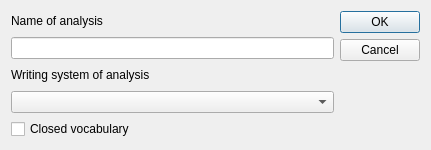
<?xml version="1.0" encoding="UTF-8"?>
<ui version="4.0">
 <class>SyntacticAnalysisOptionsDialog</class>
 <widget class="QDialog" name="SyntacticAnalysisOptionsDialog">
  <property name="geometry">
   <rect>
    <x>0</x>
    <y>0</y>
    <width>431</width>
    <height>150</height>
   </rect>
  </property>
  <property name="windowTitle">
   <string>Create Syntactic Analysis</string>
  </property>
  <layout class="QVBoxLayout" name="verticalLayout">
   <item>
    <layout class="QHBoxLayout" name="horizontalLayout">
     <item>
      <layout class="QVBoxLayout" name="verticalLayout_2">
       <item>
        <widget class="QLabel" name="label">
         <property name="text">
          <string>Name of analysis</string>
         </property>
        </widget>
       </item>
       <item>
        <widget class="QLineEdit" name="name"/>
       </item>
       <item>
        <widget class="QLabel" name="label_2">
         <property name="text">
          <string>Writing system of analysis</string>
         </property>
        </widget>
       </item>
       <item>
        <widget class="WritingSystemCombo" name="writingSystem"/>
       </item>
       <item>
        <widget class="QCheckBox" name="closedVocabulary">
         <property name="text">
          <string>Closed vocabulary</string>
         </property>
        </widget>
       </item>
      </layout>
     </item>
     <item>
      <widget class="QDialogButtonBox" name="buttonBox">
       <property name="orientation">
        <enum>Qt::Vertical</enum>
       </property>
       <property name="standardButtons">
        <set>QDialogButtonBox::Cancel|QDialogButtonBox::Ok</set>
       </property>
      </widget>
     </item>
    </layout>
   </item>
  </layout>
 </widget>
 <customwidgets>
  <customwidget>
   <class>WritingSystemCombo</class>
   <extends>QComboBox</extends>
   <header>writingsystemcombo.h</header>
  </customwidget>
 </customwidgets>
 <resources/>
 <connections>
  <connection>
   <sender>buttonBox</sender>
   <signal>accepted()</signal>
   <receiver>SyntacticAnalysisOptionsDialog</receiver>
   <slot>accept()</slot>
   <hints>
    <hint type="sourcelabel">
     <x>248</x>
     <y>254</y>
    </hint>
    <hint type="destinationlabel">
     <x>157</x>
     <y>274</y>
    </hint>
   </hints>
  </connection>
  <connection>
   <sender>buttonBox</sender>
   <signal>rejected()</signal>
   <receiver>SyntacticAnalysisOptionsDialog</receiver>
   <slot>reject()</slot>
   <hints>
    <hint type="sourcelabel">
     <x>316</x>
     <y>260</y>
    </hint>
    <hint type="destinationlabel">
     <x>286</x>
     <y>274</y>
    </hint>
   </hints>
  </connection>
 </connections>
</ui>
